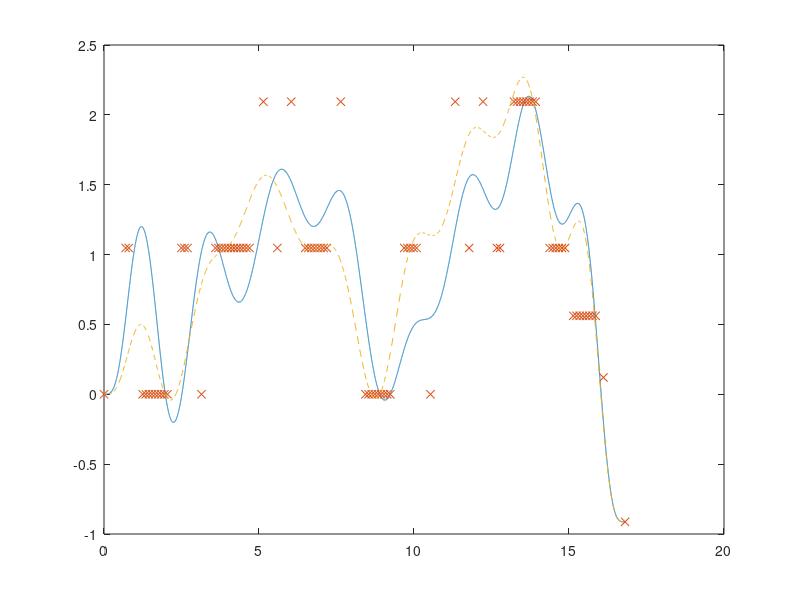

This figure's MATLAB source:
clear
close all

% 前端采样点
initroutewithtime = importdata("initroutewithtime.txt");
frondend_num = size(initroutewithtime, 1)-2;
% 前端传到后端的点
originroute = importdata("originroute.txt");
niheroute = importdata("niheroute.txt");

% 获得M矩阵
piece_num = size(originroute, 1)-1;
t = originroute(2,1);
M = zeros(8*piece_num,8*piece_num);
M(1:4,1:8) = [1 0 0 0 0 0 0 0; 0 1 0 0 0 0 0 0 ;0 0 2 0 0 0 0 0 ;0 0 0 6 0 0 0 0];

M_part = [1,t,t^2,t^3,t^4,t^5,t^6,t^7;
          1,t,t^2,t^3,t^4,t^5,t^6,t^7;
          0,1,2*t,3*t^2,4*t^3,5*t^4,6*t^5,7*t^6;
          0,0,2,6*t,12*t^2,20*t^3,30*t^4,42*t^5;
          0,0,0,6,24*t,60*t^2,120*t^3,210*t^4;
          0,0,0,0,24,120*t,360*t^2,840*t^3;
          0,0,0,0,0,120,720*t,2520*t^2;
          0,0,0,0,0,0,720,5040*t];
for i=1:piece_num-1
    % E
    M(5+8*(i-1):12+8*(i-1),1+8*(i-1):8+8*(i-1)) = M_part;
    % F
    M(5+8*(i-1):12+8*(i-1),9+8*(i-1):16+8*(i-1)) = [0,0,0,0,0,0,0,0;
                                                  -1,0,0,0,0,0,0,0;
                                                  0,-1,0,0,0,0,0,0;
                                                  0,0,-2,0,0,0,0,0;
                                                  0,0,0,-6,0,0,0,0;
                                                  0,0,0,0,-24,0,0,0;
                                                  0,0,0,0,0,-120,0,0;
                                                  0,0,0,0,0,0,-720,0];
end
M(end-3:end,end-7:end) = [M_part(2,:);M_part(3,:);M_part(4,:);M_part(5,:)];

M_inv = inv(M);

B = zeros(8*piece_num, piece_num);
B(1, piece_num) = originroute(1,2);
for i=1:piece_num-1
   B(4+8*(i-1)+1, i) = 1; 
end
B(5+8*(piece_num-1), piece_num) = originroute(end,2);

beta = zeros(frondend_num, 8*piece_num);
for i=1:frondend_num
    index = floor(initroutewithtime(i+1,3)/t);
    beta(i, 8*index+1:8*index+8) = M_part(1,:);
end

% 定义最小二乘问题
M_invB = M_inv * B;
A = beta * M_inv * B;
A11  = A(:,1:end-1);
A12  = A(:,end);
c = -A12 + initroutewithtime(2:end-1, 1);

overline_b = A11\c;

% 获得最新的曲线
b = zeros(8*piece_num,1);
b(1:4,:) = [originroute(1,2);0;0;0];
for i=1:piece_num-1
    b(5+8*(i-1):12+8*(i-1),:) = [overline_b(i);0;0;0;0;0;0;0];
end
b(end-3:end,:) = [originroute(end,2);0;0;0];
c = M_inv * b;

theta = [];
for ttt = 0:0.001:originroute(end, 1)
   index = min([floor(ttt/t), piece_num-1]);
   index_t = ttt-index*t;
   betat = [1,index_t,index_t^2,index_t^3,index_t^4,index_t^5,index_t^6,index_t^7];
   theta = [theta;betat * c(8*index+1:8*index+8)];
end

plot(0:0.001:originroute(end, 1), theta);
hold on 
plot(initroutewithtime(:,3), initroutewithtime(:,1),'x');
plot(niheroute(:,1),niheroute(:,2),'--');